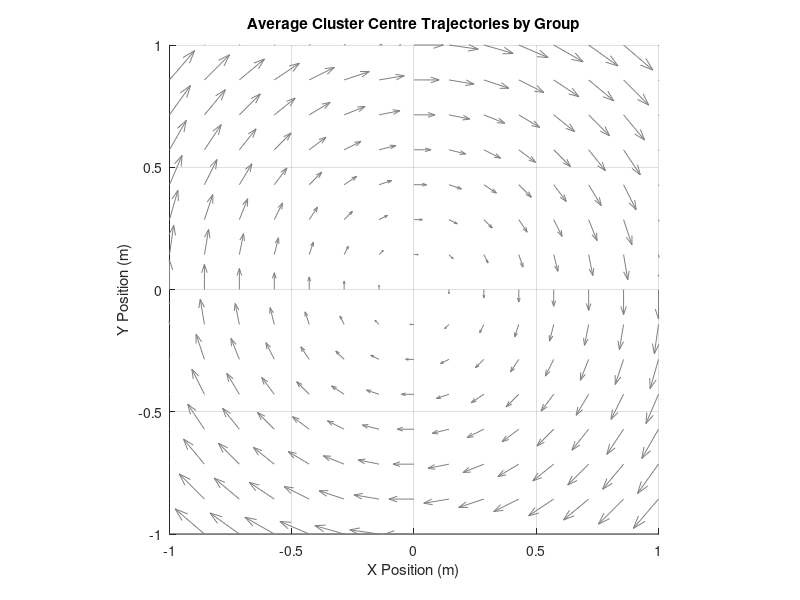

Recreate this plot in MATLAB. (Note: this script raises an error after producing the figure.)
% Average Trajectory Plotter - Modified for 80 runs in groups of 10
% This script loads 80 run files and creates separate average trajectories
% for each group of 10 runs (1-10, 11-20, ..., 71-80)

% Define all 80 run files
run_files = cell(101, 180);
for i = 1:80
    run_files{i} = sprintf('run%d.mat', i);
end

% Display info message at start
fprintf('Loading and processing %d run files in groups of 10...\n', length(run_files));

% Define colors for different entities
cluster_color = [0.2 0.2 0.2];  % Dark gray
robot1_color = [0.8 0.2 0.2];   % Red
robot2_color = [0.2 0.6 0.2];   % Green
robot3_color = [0.2 0.3 0.8];   % Blue

% Define colors for different groups (8 groups total)
group_colors = [
    0.8 0.2 0.2;  % Red
    0.2 0.6 0.2;  % Green
    0.2 0.3 0.8;  % Blue
    0.8 0.5 0.2;  % Orange
    0.6 0.2 0.8;  % Purple
    0.8 0.8 0.2;  % Yellow
    0.2 0.8 0.8;  % Cyan
    0.8 0.2 0.6;  % Magenta
];

% Process each group of 10 runs
num_groups = 8;
runs_per_group = 10;

% Storage for average trajectories of each group
group_avg_cluster = cell(1, num_groups);
group_std_cluster = cell(1, num_groups);
group_avg_robot1 = cell(1, num_groups);
group_std_robot1 = cell(1, num_groups);
group_avg_robot2 = cell(1, num_groups);
group_std_robot2 = cell(1, num_groups);
group_avg_robot3 = cell(1, num_groups);
group_std_robot3 = cell(1, num_groups);

% Process each group
for group_idx = 1:num_groups
    fprintf('\n=== Processing Group %d (runs %d-%d) ===\n', group_idx, ...
        (group_idx-1)*runs_per_group + 1, group_idx*runs_per_group);
    
    % Create data storage for trajectories in this group
    all_cluster_traj = {};
    all_robot1_traj = {};
    all_robot2_traj = {};
    all_robot3_traj = {};
    
    % Get the run indices for this group
    start_idx = (group_idx - 1) * runs_per_group + 1;
    end_idx = group_idx * runs_per_group;
    
    % Check which files exist in this group
    existing_files = {};
    for i = start_idx:end_idx
        if exist(run_files{i}, 'file')
            existing_files{end+1} = run_files{i};
        else
            fprintf('Warning: File not found - %s\n', run_files{i});
        end
    end
    
    fprintf('Found %d existing run files in group %d\n', length(existing_files), group_idx);
    
    if isempty(existing_files)
        fprintf('Warning: No run files found for group %d. Skipping...\n', group_idx);
        continue;
    end
    
    % Process each run file in this group
    for run_idx = 1:length(existing_files)
        current_file = existing_files{run_idx};
        fprintf('Loading file: %s\n', current_file);
        
        % Load data
        temp_data = load(current_file);
        
        % Store trajectories if they exist
        if isfield(temp_data, 'cluster_position')
            all_cluster_traj{end+1} = temp_data.cluster_position(:,1:2); % Just keep X and Y
        end
        
        if isfield(temp_data, 'robot1_pose')
            all_robot1_traj{end+1} = temp_data.robot1_pose(:,1:2);
        end
        
        if isfield(temp_data, 'robot2_pose')
            all_robot2_traj{end+1} = temp_data.robot2_pose(:,1:2);
        end
        
        if isfield(temp_data, 'robot3_pose')
            all_robot3_traj{end+1} = temp_data.robot3_pose(:,1:2);
        end
    end
    
    % Process and average trajectories for this group
    if ~isempty(all_cluster_traj)
        [group_avg_cluster{group_idx}, group_std_cluster{group_idx}] = averageTrajectories(all_cluster_traj);
        fprintf('Processed %d cluster trajectories for group %d\n', length(all_cluster_traj), group_idx);
    end
    
    if ~isempty(all_robot1_traj)
        [group_avg_robot1{group_idx}, group_std_robot1{group_idx}] = averageTrajectories(all_robot1_traj);
        fprintf('Processed %d robot1 trajectories for group %d\n', length(all_robot1_traj), group_idx);
    end
    
    if ~isempty(all_robot2_traj)
        [group_avg_robot2{group_idx}, group_std_robot2{group_idx}] = averageTrajectories(all_robot2_traj);
        fprintf('Processed %d robot2 trajectories for group %d\n', length(all_robot2_traj), group_idx);
    end
    
    if ~isempty(all_robot3_traj)
        [group_avg_robot3{group_idx}, group_std_robot3{group_idx}] = averageTrajectories(all_robot3_traj);
        fprintf('Processed %d robot3 trajectories for group %d\n', length(all_robot3_traj), group_idx);
    end
end

% Create separate figures for each entity type
% Figure 1: Cluster trajectories
figure('Position', [100, 100, 900, 700]);
hold on;
title('Average Cluster Centre Trajectories by Group');
xlabel('X Position (m)');
ylabel('Y Position (m)');
grid on;
axis equal;
xlim([-1 1]);
ylim([-1 1]);

% Add vortex field
[X, Y] = meshgrid(linspace(-1, 1, 15), linspace(-1, 1, 15));
center_x = 0; center_y = 0;
r = sqrt((X - center_x).^2 + (Y - center_y).^2);
theta = atan2(Y - center_y, X - center_x);
U = r .* sin(theta);
V = -r .* cos(theta);
scale_factor = 0.5;
U_norm = scale_factor * U;
V_norm = scale_factor * V;
q = quiver(X, Y, U_norm, V_norm, 'Color', [0.5 0.5 0.5], 'LineWidth', 0.5);
q.HandleVisibility = 'off';

% Plot cluster trajectories for each group
for group_idx = 1:num_groups
    if ~isempty(group_avg_cluster{group_idx})
        plotTrajectoryWithConfidence(group_avg_cluster{group_idx}, group_std_cluster{group_idx}, ...
            group_colors(group_idx,:), 2, 0.15, sprintf('Runs %d-%d', ...
            (group_idx-1)*runs_per_group + 1, group_idx*runs_per_group));
    end
end
legend('Location', 'best');
saveas(gcf, 'average_cluster_trajectories_by_group.png');
saveas(gcf, 'average_cluster_trajectories_by_group.fig');

% Figure 2: All robot trajectories for each group
for group_idx = 1:num_groups
    if ~isempty(group_avg_robot1{group_idx}) || ~isempty(group_avg_robot2{group_idx}) || ~isempty(group_avg_robot3{group_idx})
        figure('Position', [100 + 50*group_idx, 100 + 50*group_idx, 900, 700]);
        hold on;
        title(sprintf('Average Robot Trajectories - Runs %d-%d', ...
            (group_idx-1)*runs_per_group + 1, group_idx*runs_per_group));
        xlabel('X Position (m)');
        ylabel('Y Position (m)');
        grid on;
        axis equal;
        xlim([-1 1]);
        ylim([-1 1]);
        
        % Add vortex field
        q = quiver(X, Y, U_norm, V_norm, 'Color', [0.5 0.5 0.5], 'LineWidth', 0.5);
        q.HandleVisibility = 'off';
        
        % Plot trajectories
        if ~isempty(group_avg_cluster{group_idx})
            plotTrajectoryWithConfidence(group_avg_cluster{group_idx}, group_std_cluster{group_idx}, ...
                cluster_color, 3, 0.2, 'Cluster Centre');
        end
        
        if ~isempty(group_avg_robot1{group_idx})
            plotTrajectoryWithConfidence(group_avg_robot1{group_idx}, group_std_robot1{group_idx}, ...
                robot1_color, 2, 0.2, 'Robot 1');
        end
        
        if ~isempty(group_avg_robot2{group_idx})
            plotTrajectoryWithConfidence(group_avg_robot2{group_idx}, group_std_robot2{group_idx}, ...
                robot2_color, 2, 0.2, 'Robot 2');
        end
        
        if ~isempty(group_avg_robot3{group_idx})
            plotTrajectoryWithConfidence(group_avg_robot3{group_idx}, group_std_robot3{group_idx}, ...
                robot3_color, 2, 0.2, 'Robot 3');
        end
        
        % Mark start and end points
        if ~isempty(group_avg_cluster{group_idx})
            avg_traj = group_avg_cluster{group_idx};
            plot(avg_traj(1,1), avg_traj(1,2), 'o', 'MarkerSize', 10, 'MarkerFaceColor', cluster_color, ...
                'MarkerEdgeColor', 'k', 'HandleVisibility', 'off');
            text(avg_traj(1,1)+0.05, avg_traj(1,2)+0.05, 'Start', 'FontWeight', 'bold');
            plot(avg_traj(end,1), avg_traj(end,2), 's', 'MarkerSize', 10, 'MarkerFaceColor', cluster_color, ...
                'MarkerEdgeColor', 'k', 'HandleVisibility', 'off');
            text(avg_traj(end,1)+0.05, avg_traj(end,2)+0.05, 'End', 'FontWeight', 'bold');
        end
        
        legend('Location', 'best');
        saveas(gcf, sprintf('average_trajectories_group_%d.png', group_idx));
        saveas(gcf, sprintf('average_trajectories_group_%d.fig', group_idx));
    end
end

fprintf('\nAll plots saved successfully!\n');

% =========================================================================
% LOCAL FUNCTIONS
% =========================================================================

% Function to plot trajectory with confidence band
function h = plotTrajectoryWithConfidence(avg_traj, std_traj, color, line_width, alpha_val, name)
    if isempty(avg_traj)
        h = [];
        return;
    end
    
    % Plot the average trajectory
    h = plot(avg_traj(:,1), avg_traj(:,2), 'Color', color, 'LineWidth', line_width, 'DisplayName', name);
    
    % Create confidence band (mean ± standard deviation)
    x_band = [avg_traj(:,1); flipud(avg_traj(:,1))];
    y_band = [avg_traj(:,2) + std_traj(:,2); flipud(avg_traj(:,2) - std_traj(:,2))];
    
    % Plot the confidence band with transparency
    fill(x_band, y_band, color, 'FaceAlpha', alpha_val, 'EdgeColor', 'none', 'HandleVisibility', 'off');
end

% Define the trajectory averaging function
function [avg_traj, std_traj] = averageTrajectories(trajectories)
    % Find the minimum length among all trajectories
    traj_lengths = cellfun(@(x) size(x, 1), trajectories);
    min_length = min(traj_lengths);
    max_length = max(traj_lengths);
    
    fprintf('  Trajectory lengths vary from %d to %d points\n', min_length, max_length);
    
    % Number of points in the resampled trajectory (use min_length for safety)
    target_length = min_length;
    
    % Storage for resampled trajectories
    resampled_trajectories = cell(1, length(trajectories));
    
    % Resample all trajectories to the target length
    for i = 1:length(trajectories)
        original_traj = trajectories{i};
        original_length = size(original_traj, 1);
        
        if original_length == target_length
            % No resampling needed
            resampled_trajectories{i} = original_traj;
        else
            % Create a parametric representation based on cumulative distance
            % This preserves the spatial distribution better than uniform time sampling
            
            % Calculate cumulative distance along the trajectory
            dist = zeros(original_length, 1);
            for j = 2:original_length
                dist(j) = dist(j-1) + norm(original_traj(j,:) - original_traj(j-1,:));
            end
            
            % Normalize to [0, 1]
            if dist(end) > 0
                param = dist / dist(end);
            else
                param = linspace(0, 1, original_length)';
            end
            
            % Sample points at uniform parameter intervals
            new_param = linspace(0, 1, target_length)';
            resampled_x = interp1(param, original_traj(:,1), new_param, 'pchip');
            resampled_y = interp1(param, original_traj(:,2), new_param, 'pchip');
            
            resampled_trajectories{i} = [resampled_x, resampled_y];
        end
    end
    
    % Convert cell array to 3D array for easier computation
    traj_array = zeros(target_length, 2, length(trajectories));
    for i = 1:length(trajectories)
        traj_array(:,:,i) = resampled_trajectories{i};
    end
    
    % Calculate mean and standard deviation across runs
    avg_traj = mean(traj_array, 3);
    std_traj = std(traj_array, 0, 3);
end
